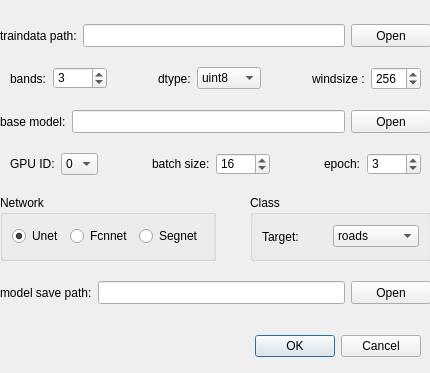
<?xml version="1.0" encoding="UTF-8"?>
<ui version="4.0">
 <class>Dialog_train_binary_crossentropy</class>
 <widget class="QDialog" name="Dialog_train_binary_crossentropy">
  <property name="geometry">
   <rect>
    <x>0</x>
    <y>0</y>
    <width>430</width>
    <height>373</height>
   </rect>
  </property>
  <property name="windowTitle">
   <string>Train model for binary cross-entropy</string>
  </property>
  <widget class="QDialogButtonBox" name="buttonBox">
   <property name="geometry">
    <rect>
     <x>160</x>
     <y>330</y>
     <width>261</width>
     <height>32</height>
    </rect>
   </property>
   <property name="orientation">
    <enum>Qt::Horizontal</enum>
   </property>
   <property name="standardButtons">
    <set>QDialogButtonBox::Cancel|QDialogButtonBox::Ok</set>
   </property>
  </widget>
  <widget class="QWidget" name="layoutWidget">
   <property name="geometry">
    <rect>
     <x>0</x>
     <y>10</y>
     <width>431</width>
     <height>311</height>
    </rect>
   </property>
   <layout class="QVBoxLayout" name="verticalLayout">
    <item>
     <layout class="QHBoxLayout" name="horizontalLayout">
      <item>
       <widget class="QLabel" name="label">
        <property name="minimumSize">
         <size>
          <width>55</width>
          <height>23</height>
         </size>
        </property>
        <property name="text">
         <string>traindata path:</string>
        </property>
       </widget>
      </item>
      <item>
       <widget class="QLineEdit" name="lineEdit_traindata_path">
        <property name="minimumSize">
         <size>
          <width>201</width>
          <height>23</height>
         </size>
        </property>
       </widget>
      </item>
      <item>
       <widget class="QPushButton" name="pushButton_trainpath">
        <property name="minimumSize">
         <size>
          <width>0</width>
          <height>23</height>
         </size>
        </property>
        <property name="text">
         <string>Open</string>
        </property>
       </widget>
      </item>
     </layout>
    </item>
    <item>
     <layout class="QHBoxLayout" name="horizontalLayout_4">
      <property name="leftMargin">
       <number>10</number>
      </property>
      <property name="rightMargin">
       <number>10</number>
      </property>
      <item>
       <widget class="QLabel" name="label_8">
        <property name="text">
         <string>bands:</string>
        </property>
       </widget>
      </item>
      <item>
       <widget class="QSpinBox" name="spinBox_bands">
        <property name="sizePolicy">
         <sizepolicy hsizetype="Preferred" vsizetype="Preferred">
          <horstretch>0</horstretch>
          <verstretch>0</verstretch>
         </sizepolicy>
        </property>
        <property name="minimumSize">
         <size>
          <width>47</width>
          <height>22</height>
         </size>
        </property>
        <property name="maximumSize">
         <size>
          <width>16777215</width>
          <height>22</height>
         </size>
        </property>
        <property name="minimum">
         <number>1</number>
        </property>
        <property name="maximum">
         <number>1000</number>
        </property>
        <property name="value">
         <number>3</number>
        </property>
       </widget>
      </item>
      <item>
       <spacer name="horizontalSpacer_3">
        <property name="orientation">
         <enum>Qt::Horizontal</enum>
        </property>
        <property name="sizeHint" stdset="0">
         <size>
          <width>40</width>
          <height>20</height>
         </size>
        </property>
       </spacer>
      </item>
      <item>
       <widget class="QLabel" name="label_9">
        <property name="text">
         <string>dtype:</string>
        </property>
       </widget>
      </item>
      <item>
       <widget class="QComboBox" name="comboBox_dtype">
        <item>
         <property name="text">
          <string>uint8</string>
         </property>
        </item>
        <item>
         <property name="text">
          <string>uint10</string>
         </property>
        </item>
        <item>
         <property name="text">
          <string>uint16</string>
         </property>
        </item>
        <item>
         <property name="text">
          <string>float</string>
         </property>
        </item>
       </widget>
      </item>
      <item>
       <spacer name="horizontalSpacer_4">
        <property name="orientation">
         <enum>Qt::Horizontal</enum>
        </property>
        <property name="sizeHint" stdset="0">
         <size>
          <width>40</width>
          <height>20</height>
         </size>
        </property>
       </spacer>
      </item>
      <item>
       <widget class="QLabel" name="label_3">
        <property name="minimumSize">
         <size>
          <width>33</width>
          <height>0</height>
         </size>
        </property>
        <property name="text">
         <string>windsize :</string>
        </property>
       </widget>
      </item>
      <item>
       <widget class="QSpinBox" name="spinBox_windsize">
        <property name="sizePolicy">
         <sizepolicy hsizetype="Preferred" vsizetype="Preferred">
          <horstretch>0</horstretch>
          <verstretch>23</verstretch>
         </sizepolicy>
        </property>
        <property name="minimumSize">
         <size>
          <width>50</width>
          <height>0</height>
         </size>
        </property>
        <property name="maximumSize">
         <size>
          <width>50</width>
          <height>23</height>
         </size>
        </property>
        <property name="maximum">
         <number>1000</number>
        </property>
        <property name="singleStep">
         <number>2</number>
        </property>
        <property name="value">
         <number>256</number>
        </property>
       </widget>
      </item>
     </layout>
    </item>
    <item>
     <layout class="QHBoxLayout" name="horizontalLayout_6">
      <item>
       <widget class="QLabel" name="label_4">
        <property name="minimumSize">
         <size>
          <width>55</width>
          <height>23</height>
         </size>
        </property>
        <property name="text">
         <string>base model:</string>
        </property>
       </widget>
      </item>
      <item>
       <widget class="QLineEdit" name="lineEdit_basemodel">
        <property name="minimumSize">
         <size>
          <width>201</width>
          <height>23</height>
         </size>
        </property>
       </widget>
      </item>
      <item>
       <widget class="QPushButton" name="pushButton_basemodel">
        <property name="minimumSize">
         <size>
          <width>0</width>
          <height>23</height>
         </size>
        </property>
        <property name="text">
         <string>Open</string>
        </property>
       </widget>
      </item>
     </layout>
    </item>
    <item>
     <layout class="QHBoxLayout" name="horizontalLayout_5">
      <property name="leftMargin">
       <number>10</number>
      </property>
      <property name="rightMargin">
       <number>10</number>
      </property>
      <item>
       <widget class="QLabel" name="label_10">
        <property name="text">
         <string>GPU ID:</string>
        </property>
       </widget>
      </item>
      <item>
       <widget class="QComboBox" name="comboBox_gupid">
        <property name="minimumSize">
         <size>
          <width>0</width>
          <height>22</height>
         </size>
        </property>
        <item>
         <property name="text">
          <string>0</string>
         </property>
        </item>
        <item>
         <property name="text">
          <string>1</string>
         </property>
        </item>
        <item>
         <property name="text">
          <string>2</string>
         </property>
        </item>
        <item>
         <property name="text">
          <string>3</string>
         </property>
        </item>
        <item>
         <property name="text">
          <string>4</string>
         </property>
        </item>
        <item>
         <property name="text">
          <string>5</string>
         </property>
        </item>
       </widget>
      </item>
      <item>
       <spacer name="horizontalSpacer_6">
        <property name="orientation">
         <enum>Qt::Horizontal</enum>
        </property>
        <property name="sizeHint" stdset="0">
         <size>
          <width>40</width>
          <height>20</height>
         </size>
        </property>
       </spacer>
      </item>
      <item>
       <widget class="QLabel" name="label_5">
        <property name="text">
         <string>batch size:</string>
        </property>
       </widget>
      </item>
      <item>
       <widget class="QSpinBox" name="spinBox_BS">
        <property name="sizePolicy">
         <sizepolicy hsizetype="Preferred" vsizetype="Preferred">
          <horstretch>0</horstretch>
          <verstretch>0</verstretch>
         </sizepolicy>
        </property>
        <property name="minimumSize">
         <size>
          <width>47</width>
          <height>22</height>
         </size>
        </property>
        <property name="maximumSize">
         <size>
          <width>16777215</width>
          <height>22</height>
         </size>
        </property>
        <property name="minimum">
         <number>1</number>
        </property>
        <property name="maximum">
         <number>1000</number>
        </property>
        <property name="value">
         <number>16</number>
        </property>
       </widget>
      </item>
      <item>
       <spacer name="horizontalSpacer_5">
        <property name="orientation">
         <enum>Qt::Horizontal</enum>
        </property>
        <property name="sizeHint" stdset="0">
         <size>
          <width>40</width>
          <height>20</height>
         </size>
        </property>
       </spacer>
      </item>
      <item>
       <widget class="QLabel" name="label_7">
        <property name="text">
         <string>epoch:</string>
        </property>
       </widget>
      </item>
      <item>
       <widget class="QSpinBox" name="spinBox_epoch">
        <property name="sizePolicy">
         <sizepolicy hsizetype="Preferred" vsizetype="Preferred">
          <horstretch>0</horstretch>
          <verstretch>0</verstretch>
         </sizepolicy>
        </property>
        <property name="minimumSize">
         <size>
          <width>47</width>
          <height>22</height>
         </size>
        </property>
        <property name="maximumSize">
         <size>
          <width>16777215</width>
          <height>22</height>
         </size>
        </property>
        <property name="minimum">
         <number>1</number>
        </property>
        <property name="maximum">
         <number>1000</number>
        </property>
        <property name="value">
         <number>3</number>
        </property>
       </widget>
      </item>
     </layout>
    </item>
    <item>
     <layout class="QHBoxLayout" name="horizontalLayout_3">
      <item>
       <widget class="QGroupBox" name="groupBox_network">
        <property name="minimumSize">
         <size>
          <width>0</width>
          <height>63</height>
         </size>
        </property>
        <property name="maximumSize">
         <size>
          <width>16777215</width>
          <height>66</height>
         </size>
        </property>
        <property name="title">
         <string>Network</string>
        </property>
        <layout class="QHBoxLayout" name="horizontalLayout_10">
         <item>
          <widget class="QRadioButton" name="radioButton_unet">
           <property name="text">
            <string>Unet</string>
           </property>
           <property name="checked">
            <bool>true</bool>
           </property>
          </widget>
         </item>
         <item>
          <widget class="QRadioButton" name="radioButton_fcnnet">
           <property name="text">
            <string>Fcnnet</string>
           </property>
          </widget>
         </item>
         <item>
          <widget class="QRadioButton" name="radioButton_segnet">
           <property name="text">
            <string>Segnet</string>
           </property>
          </widget>
         </item>
        </layout>
       </widget>
      </item>
      <item>
       <spacer name="horizontalSpacer">
        <property name="orientation">
         <enum>Qt::Horizontal</enum>
        </property>
        <property name="sizeHint" stdset="0">
         <size>
          <width>40</width>
          <height>20</height>
         </size>
        </property>
       </spacer>
      </item>
      <item>
       <widget class="QGroupBox" name="groupBox_5">
        <property name="minimumSize">
         <size>
          <width>0</width>
          <height>63</height>
         </size>
        </property>
        <property name="maximumSize">
         <size>
          <width>16777215</width>
          <height>66</height>
         </size>
        </property>
        <property name="title">
         <string>Class</string>
        </property>
        <layout class="QHBoxLayout" name="horizontalLayout_11">
         <item>
          <widget class="QLabel" name="label_2">
           <property name="text">
            <string>Target:</string>
           </property>
          </widget>
         </item>
         <item>
          <spacer name="horizontalSpacer_2">
           <property name="orientation">
            <enum>Qt::Horizontal</enum>
           </property>
           <property name="sizeHint" stdset="0">
            <size>
             <width>40</width>
             <height>20</height>
            </size>
           </property>
          </spacer>
         </item>
         <item>
          <widget class="QComboBox" name="comboBox_target_class">
           <item>
            <property name="text">
             <string>roads</string>
            </property>
           </item>
           <item>
            <property name="text">
             <string>buildings</string>
            </property>
           </item>
           <item>
            <property name="text">
             <string>vegetation</string>
            </property>
           </item>
           <item>
            <property name="text">
             <string>water</string>
            </property>
           </item>
           <item>
            <property name="text">
             <string>rice</string>
            </property>
           </item>
           <item>
            <property name="text">
             <string>else</string>
            </property>
           </item>
          </widget>
         </item>
        </layout>
       </widget>
      </item>
     </layout>
    </item>
    <item>
     <layout class="QHBoxLayout" name="horizontalLayout_2">
      <item>
       <widget class="QLabel" name="label_6">
        <property name="minimumSize">
         <size>
          <width>55</width>
          <height>23</height>
         </size>
        </property>
        <property name="text">
         <string>model save path:</string>
        </property>
       </widget>
      </item>
      <item>
       <widget class="QLineEdit" name="lineEdit_savemodel">
        <property name="minimumSize">
         <size>
          <width>201</width>
          <height>23</height>
         </size>
        </property>
       </widget>
      </item>
      <item>
       <widget class="QPushButton" name="pushButton_savemodel">
        <property name="minimumSize">
         <size>
          <width>0</width>
          <height>23</height>
         </size>
        </property>
        <property name="text">
         <string>Open</string>
        </property>
       </widget>
      </item>
     </layout>
    </item>
   </layout>
  </widget>
 </widget>
 <resources/>
 <connections>
  <connection>
   <sender>pushButton_trainpath</sender>
   <signal>clicked()</signal>
   <receiver>Dialog_train_binary_crossentropy</receiver>
   <slot>slot_traindatapath()</slot>
   <hints>
    <hint type="sourcelabel">
     <x>452</x>
     <y>53</y>
    </hint>
    <hint type="destinationlabel">
     <x>337</x>
     <y>131</y>
    </hint>
   </hints>
  </connection>
  <connection>
   <sender>pushButton_basemodel</sender>
   <signal>clicked()</signal>
   <receiver>Dialog_train_binary_crossentropy</receiver>
   <slot>slot_basemodel()</slot>
   <hints>
    <hint type="sourcelabel">
     <x>467</x>
     <y>151</y>
    </hint>
    <hint type="destinationlabel">
     <x>485</x>
     <y>205</y>
    </hint>
   </hints>
  </connection>
  <connection>
   <sender>pushButton_savemodel</sender>
   <signal>clicked()</signal>
   <receiver>Dialog_train_binary_crossentropy</receiver>
   <slot>slot_savemodelpath()</slot>
   <hints>
    <hint type="sourcelabel">
     <x>457</x>
     <y>336</y>
    </hint>
    <hint type="destinationlabel">
     <x>454</x>
     <y>374</y>
    </hint>
   </hints>
  </connection>
  <connection>
   <sender>buttonBox</sender>
   <signal>accepted()</signal>
   <receiver>Dialog_train_binary_crossentropy</receiver>
   <slot>slot_ok()</slot>
   <hints>
    <hint type="sourcelabel">
     <x>296</x>
     <y>400</y>
    </hint>
    <hint type="destinationlabel">
     <x>50</x>
     <y>364</y>
    </hint>
   </hints>
  </connection>
 </connections>
 <slots>
  <slot>slot_traindatapath()</slot>
  <slot>slot_ok()</slot>
  <slot>slot_basemodel()</slot>
  <slot>slot_savemodelpath()</slot>
 </slots>
</ui>
